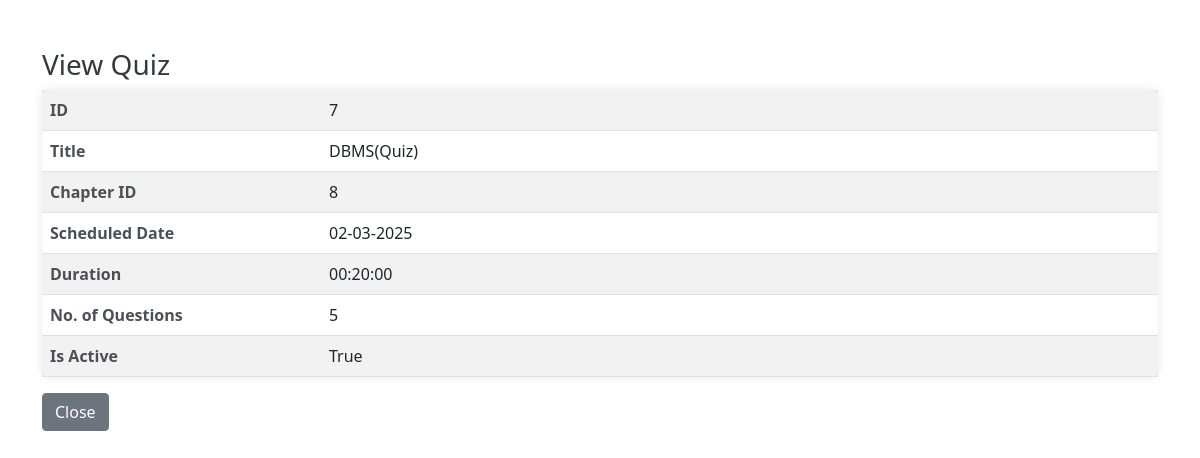
The app's page /view_quiz/7 (signed in) with its own data.
### application/models.py (models this page shows)
class Quiz(db.Model):
    id = db.Column(db.Integer, primary_key = True)
    title = db.Column(db.String(100), nullable=False)
    chapter_id = db.Column(db.Integer, db.ForeignKey('chapter.id'), nullable=False)
    date_of_quiz = db.Column(db.Date, nullable=False)
    duration = db.Column(db.Time, nullable=False)
    is_active = db.Column(db.Boolean, default=True)
    questions = db.relationship('Question', backref = 'quiz', lazy = True)
    scores = db.relationship('Score', backref ='quiz',cascade = "all, delete, delete-orphan", lazy=True)

### application/controllers.py (the view)
@app.route("/view_quiz/<int:quiz_id>")
def view_quiz(quiz_id):
    if "user_id" not in session:
        return redirect(url_for('login'))
    quiz = Quiz.query.get_or_404(quiz_id)
    return render_template("view_quiz.html", quiz=quiz, user_id = session["user_id"])

### templates/view_quiz.html (shortened to what this page needs)
<!DOCTYPE html>
<html lang="en">
<head>
    <link rel="stylesheet" href="{{url_for('static', filename = 'view_quiz.css')}}">
    <link href="https://cdn.jsdelivr.net/npm/bootstrap@5.0.2/dist/css/bootstrap.min.css" rel="stylesheet"
>
</head>
</head>
<body>
    <div class="container mt-5">
        <h3>View Quiz</h3>
        <table class="table table-striped">
            <tr>
                <th>ID</th>
                <td>{{quiz.id}}</td>
            </tr>
            <tr>
                <th>Title</th>
                <td>{{quiz.title}}</td>
            </tr>
            <tr>
                <th>Chapter ID </th>
                <td>{{quiz.chapter_id}}</td>
            </tr>
            <tr>
                <th>Scheduled Date</th>
                <td>{{quiz.date_of_quiz.strftime('%d-%m-%Y')}}</td>
            </tr>
            <tr>
                <th>Duration</th>
                <td>{{quiz.duration}}</td>
            </tr>
            <tr>
                <th>No. of Questions</th>
                <td>{{quiz.questions|length}}</td>
            </tr>
            <tr>
                <th>Is Active</th>
                <td>{{ quiz.is_active }}</td>
            </tr>
        </table>
        <a href="{{url_for('user_dashboard', user_id = user_id)}}"><button class="btn btn-secondary">Close</button></a>
    </div>
</body>
</html>

### static/view_quiz.css (style rules this page uses)
body { font-family: Arial, sans-serif; background-color: #f8f9fa; }
.container { margin-top: 30px; }
h3 { color: #343a40; margin-bottom: 20px; }
.table { background-color: #fff; border-radius: 8px; box-shadow: 0 0 10px rgba(0, 0, 0, 0.1); }
.table th, .table td { padding: 12px; border-top: 1px solid #dee2e6; }
.table th { width: 25%; font-weight: bold; color: #495057; }
.table td { color: #212529; }
.table tr:first-child th, .table tr:first-child td { border-top: none; }
.btn-secondary { background-color: #6c757d; border-color: #6c757d; color: #fff; }

### records on screen
Quiz: id "7", title "DBMS(Quiz)", chapter_id "8", date_of_quiz "02-03-2025", duration "00:20:00", is_active "True"

### other values on screen
{{ quiz.questions|length }} "5"
